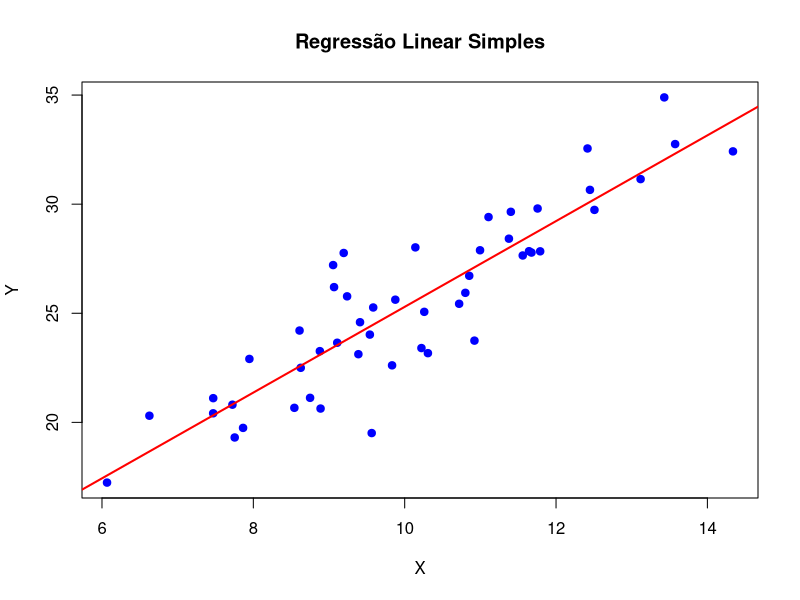
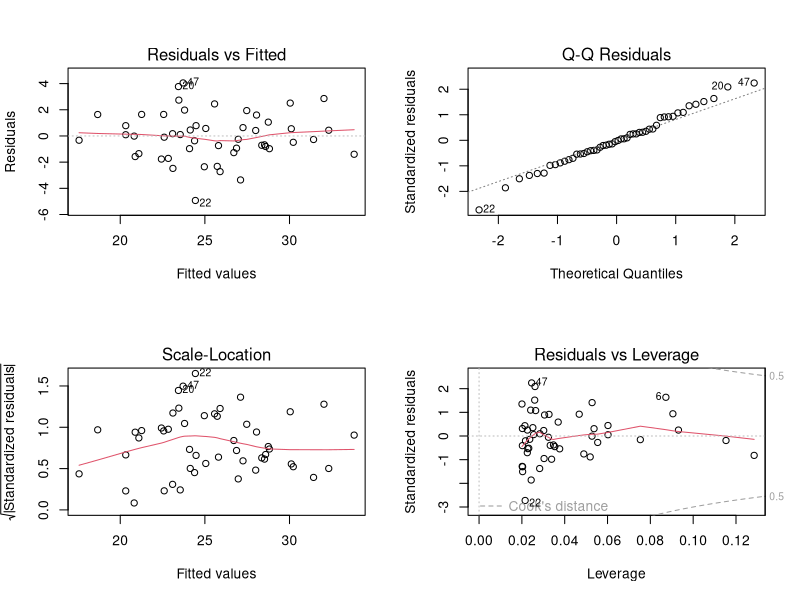

These figures' R source, in order:
# Reprodutibilidade
set.seed(123)

# Criando variável independente X
x <- rnorm(50, mean = 10, sd = 2)   # 50 pontos com média 10 e desvio 2

# Criando Y como função linear de X + ruído
y <- 5 + 2*x + rnorm(50, mean = 0, sd = 2)  # β0=5, β1=2


# Ajuste do modelo
modelo <- lm(y ~ x)

# Resumo do modelo
summary(modelo)
plot(x, y, main = "Regressão Linear Simples", 
     xlab = "X", ylab = "Y", pch = 19, col = "blue")

# Reta ajustada
abline(modelo, col = "red", lwd = 2)

# Gráficos de diagnóstico
par(mfrow=c(2,2))  # organiza em 4 gráficos
plot(modelo)